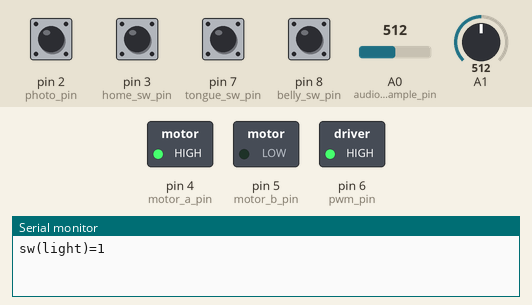
Simulated run of this sketch. Board: Arduino Uno, built with avr-gcc and run on an emulated ATmega328P. On the bench: switched loads named in the sketch (green lamp = pin HIGH), the last lines printed to the serial monitor. Dashed ring = blinking. The test bench sets the inputs (shaded band); at power-on: pin 2 (photo_pin), pin 3 (home_sw_pin), pin 7 (tongue_sw_pin), pin 8 (belly_sw_pin) HIGH, A0 (audio_sample_pin) = 512, A1 = 512.

Above: at 1.4 s.
1.5 s: A0 (audio_sample_pin) set to 7
3.1 s: A0 (audio_sample_pin) set to 4
At 4.7 s:
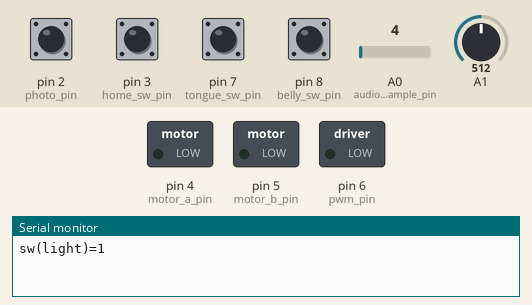
6.1 s: pin 7 (tongue_sw_pin) pulled LOW for 0.15 s
At 7.2 s:
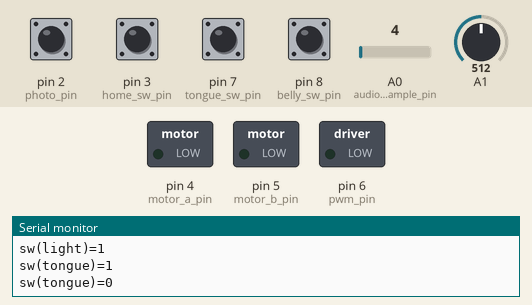
Timing chart, 0 to 9.1 s (numbered marks = the images above; inputs shaded):
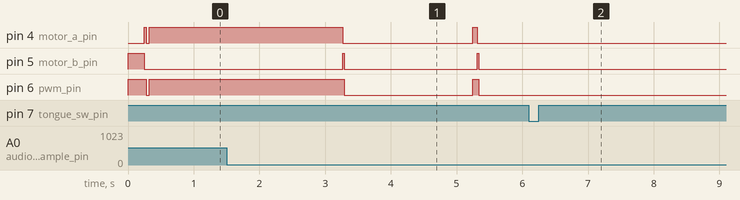

Measured:
- the behaviour switches between 6 and 5 on A0 (audio_sample_pin) (found by bisection; images 0 and 1)
- after the input at 1.5 s, every drawn part: stays the same
- after the input at 3.1 s, pin 4 (motor_a_pin): HIGH → LOW after 0.16 s, → HIGH 2.0 s later, → LOW 0.06 s later; pin 5 (motor_b_pin): alternates HIGH for 0.02 s and LOW for 2.0 s, starting after 0.16 s; pin 6 (pwm_pin): HIGH → LOW after 0.19 s, → HIGH 2.0 s later, → LOW 0.09 s later
- after the input at 6.1 s, pin 4 (motor_a_pin), pin 5 (motor_b_pin), pin 6 (pwm_pin): stops changing and stays LOW

The sketch:

furby.ino
```cpp
/* Furby :) */

#define cam_stop_event 1
#define cam_home_event 2
#define timeout_event 3

#define no_op 0
#define motor_stop_op 1
#define motor_quick_stop_op 2
#define motor_forward_op 3
#define motor_backward_op 4
#define cam_goto_op 5
#define lip_sync_enable_op 6

const boolean quiet = true;

const int photo_int = 0; // pin 2
const int photo_pin = 2;
const int home_sw_int = 1; // pin 3
const int home_sw_pin = 3;
const int audio_sample_pin = A0;
const int motor_a_pin = 4;
const int motor_b_pin = 5;
const int pwm_pin = 6;
const int tongue_sw_pin = 7;
const int belly_sw_pin = 8;
const int cam_max = 200;
const int cam_half_max = 100;
const long end_of_time = 2147483647;

boolean motor_enabled = true;

volatile int cam_count = 0;
volatile int cam_position = 0;
volatile boolean cam_home_reached = false;
volatile boolean cam_stop_reached = false;
boolean timeout_reached = false;
char cam_direction = 0;
byte cam_stop_op = no_op;
byte cam_stop_op_param = 0;
byte cam_home_op = no_op;
byte cam_home_op_param = 0;
long timeout = end_of_time;
byte timeout_op = no_op;
byte timeout_op_param = 0;

boolean lip_sync_enable = true;
byte last_sample = 0;
int recent_samples[8];
int recent_samples_ptr = 0;

boolean belly_sw_state = false;
boolean belly_sw_prev_state = false;
boolean tongue_sw_state = false;
boolean tongue_sw_prev_state = false;
boolean light_sw_state = false;
boolean light_sw_prev_state = false;

char input[24];
int input_ptr = 0;
int input_read = 0;

void setup() {
  pinMode(photo_pin, INPUT_PULLUP);
  digitalWrite(photo_pin, HIGH);
  pinMode(motor_a_pin, OUTPUT);
  digitalWrite(motor_a_pin, LOW);
  pinMode(motor_b_pin, OUTPUT);
  digitalWrite(motor_b_pin, LOW);
  pinMode(pwm_pin, OUTPUT);
  digitalWrite(pwm_pin, LOW);
  pinMode(home_sw_pin, INPUT_PULLUP);
  digitalWrite(home_sw_pin, HIGH);
  pinMode(tongue_sw_pin, INPUT_PULLUP);
  digitalWrite(tongue_sw_pin, HIGH);
  pinMode(belly_sw_pin, INPUT_PULLUP);
  digitalWrite(belly_sw_pin, HIGH);
  analogReference(INTERNAL); // set vref = 1.1v
  for (int i = 0; i < 8; i++) {
    recent_samples[i] = 0;
  }
  Serial.begin(115200);
  attachInterrupt(photo_int, count, FALLING);
  attachInterrupt(home_sw_int, countHome, FALLING);

  setDirectionAndSpeed(1, 10);
  delay(250);
}

void count() {
  cam_count--;
  if (cam_count == 0) {
    cam_stop_reached = true;
  }
  cam_position = (cam_direction + cam_position) % cam_max;
}

void countHome() {
  cam_position = 0 - cam_direction * 2;
  cam_home_reached = true;
}

void setDirectionAndSpeed(char dir, byte spd) {
  char d = min(max(dir, -1), 1);
  byte s = min(max(spd, 0), 10);
  if (s == 0) d = 0;
  else if (d == 0) s = 0;
  cam_direction = d;
  if (!quiet) {
    Serial.write("setDirectionAndSpeed(dir=");
    Serial.print(d);
    Serial.write(",spd=");
    Serial.print(s);
    Serial.write(")");
    Serial.println();
  }
  digitalWrite(motor_a_pin, cam_direction < 0);
  digitalWrite(motor_b_pin, cam_direction > 0);
  if (cam_direction == 0 || s == 0 || !motor_enabled) {
    digitalWrite(pwm_pin, LOW);
  } else {
    analogWrite(pwm_pin, map(spd + 12, 0, 22, 0, 255));
  }
}

void camMove(int p) {
  int c = cam_position + cam_direction * 5;
  int delta = (c + cam_max - p) % cam_max;
  if (delta > cam_half_max) {
    if (cam_direction == 1) {
      processOp(motor_quick_stop_op, 10);
    } else if (cam_direction == 0) {
      cam_count = abs(p);
      setEventOp(cam_stop_event, motor_quick_stop_op, 10, 0);
      processOp(motor_backward_op, 10);
    } else {
      cam_count = abs(p);
      setEventOp(cam_stop_event, motor_quick_stop_op, 10, 0);
    }
  } else {
    if (cam_direction == -1) {
      processOp(motor_quick_stop_op, 10);
    } else if (cam_direction == 0) {
      cam_count = abs(p);
      setEventOp(cam_stop_event, motor_quick_stop_op, 10, 0);
      processOp(motor_forward_op, 10);
    } else {
      cam_count = abs(p);
      setEventOp(cam_stop_event, motor_quick_stop_op, 10, 0);
    }
  }
}

void camGoto(byte pos) {
  if (pos == 0) { // home
    if (digitalRead(home_sw_pin) == LOW || cam_position == 0) {
        // already there
        if (cam_direction != 0) {
          processOp(motor_quick_stop_op, 10);
        }
        return;
    }
    if (!quiet) {
      Serial.write("goto: home    current=");
      Serial.println(cam_position);
    }
    setEventOp(cam_home_event, motor_quick_stop_op, 10, 0);
    int c = cam_position + cam_direction * 5;
    if (c < cam_half_max) {
      if (cam_direction >= 0) {
        processOp(motor_backward_op, 7);
      }
    } else {
      if (cam_direction <= 0) {
        processOp(motor_forward_op, 7);
      }
    }
    return;
  }
  int desired_pos = map(pos % 100, 0, 100, 0, cam_max);
  if (!quiet) {
    Serial.write("goto: ");
    Serial.print(pos);
    Serial.write("    (");
    Serial.print(desired_pos);
    Serial.write(")");
    Serial.println();
  }
  camMove(desired_pos - cam_position);
}

void setEventOp(byte event, byte op, byte param, int ms) {
  switch (event) {
    case cam_stop_event:
      noInterrupts();
      cam_home_op = no_op;
      cam_stop_op = op;
      cam_stop_op_param = param;
      interrupts();
      break;
    case cam_home_event:
      noInterrupts();
      cam_stop_op = no_op;
      cam_home_op = op;
      cam_home_op_param = param;
      interrupts();
      break;
    case timeout_event:
      timeout = millis() + ms;
      timeout_op = op;
      timeout_op_param = param;
      break;
  }
}

void processOp(byte op, byte param) {
  switch (op) {
    case motor_stop_op: // motor stop
      if (cam_direction != 0) {
        if (!quiet) {
          Serial.write("stop!");
          Serial.println();
        }
        setDirectionAndSpeed(0, 0);
      }
      break;
    case motor_quick_stop_op: // motor quick stop
      if (cam_direction != 0) {
        if (!quiet) {
          Serial.write("quick stop! @ ");
          Serial.println(param);
        }
        setEventOp(timeout_event, motor_stop_op, 0, 25);
        setDirectionAndSpeed(0 - cam_direction, param);
      }
      break;
    case motor_forward_op: // motor forward
      if (!quiet) {
        Serial.write("forward @ ");
        Serial.println(param);
      }
      setDirectionAndSpeed(1, param);
      break;
    case motor_backward_op: // motor backward
      if (!quiet) {
        Serial.write("backward @ ");
        Serial.println(param);
      }
      setDirectionAndSpeed(-1, param);
      break;
    case cam_goto_op: // cam goto
      camGoto(param);
      break;
    case lip_sync_enable_op:
      lip_sync_enable = param != 0;
      break;
  }
}

void sendSwitchState(char* name, boolean state) { // sw(belly)=1
    Serial.write("sw(");
    Serial.write(name);
    Serial.write(")=");
    if (state) {
      Serial.write("1");
    } else {
      Serial.write("0");
    }
    Serial.println();
}

int parseIntFromInput() {
  boolean neg = false;
  if (input[input_read] == '-') {
    if (input_read >= 23) return 0;
    char ch = input[input_read++];
    if (ch < '0' || ch > '9') {
      return 0; // only found a "-", not a number
    }
    neg = true;
    input_read++;
  }
  int j = min(input_read + 4, 24);
  int value = 0;
  while (input_read < j) {
    char ch = input[input_read];
    if (ch >= '0' && ch <= '9') {
      value = value * 10 + (ch - '0');
      input_read++;
    } else if (neg) {
      return 0 - value;
    } else {
      return value;
    }
  }
}

void handleInput() { // op(code,param)
//  if (!quiet) {
    Serial.write("Handling input: ");
    for (int i = 0; i < input_ptr; i++) {
      Serial.write(input[i]);
    }
//  }
  if (input[0] == 'o' && input[1] == 'p' && input[2] == '(') {
    input_read = 3;
    byte op = parseIntFromInput();
    if (input_read > 22 || input[input_read] != ',') {
      return; // malformed
    }
    input_read++;
    byte param = parseIntFromInput();
    if (input_read > 22 || input[input_read] != ')' || input[input_read + 1] != '\n') {
      return; // malformed
    }
//    if (!quiet) {
      Serial.write("Handling input: processOp(");
      Serial.print(op);
      Serial.write(",");
      Serial.print(param);
      Serial.write(")");
      Serial.println();
//    }
    processOp(op, param);
  }
}

void loop() {

  // process events
  if (cam_stop_reached) {
    cam_stop_reached = false;
    if (cam_stop_op != no_op) {
      if (!quiet) {
        Serial.write("Handling event: stop_reached_event - ");
        Serial.println(cam_stop_op);
      }
      byte op = cam_stop_op;
      cam_stop_op = no_op;
      processOp(op, cam_stop_op_param);
      return; // run the loop again
    }
  }
  if (cam_home_reached) {
    cam_home_reached = false;
    if (cam_home_op != no_op) {
      if (!quiet) {
        Serial.write("Handling event: home_reached_event - ");
        Serial.println(cam_home_op);
      }
      byte op = cam_home_op;
      cam_home_op = no_op;
      processOp(op, cam_home_op_param);
      return; // run the loop again
    }
  }

  long now = millis();

//  if (motor_enabled && now > 10000) {
//    setDirectionAndSpeed(0,0);
//    Serial.write("motor disabled!");
//    Serial.println();
//    motor_enabled = false;
//    return;
//  }

  if (timeout_op != no_op && timeout <= now) {
    if (!quiet) {
      Serial.write("Handling event: timeout_event - ");
      Serial.println(timeout_op);
    }
    byte op = timeout_op;
    timeout_op = no_op;
    processOp(op, timeout_op_param);
    return;
  }

  byte current_sample = now >> 6; // update every 4ms - 250/s
  if (lip_sync_enable && last_sample != current_sample) {
    last_sample = current_sample;
    int sample = analogRead(audio_sample_pin);
    recent_samples[recent_samples_ptr] = sample;
    long sum = 0;
    int ptr = recent_samples_ptr;
    for (int i = 8; i > 0; i--) {
      sum += recent_samples[ptr] * i;
      ptr--;
      if (ptr < 0) {
        ptr += 8;
      }
    }
    recent_samples_ptr = (recent_samples_ptr + 1) & 7;
    if (sum < 200) {
      camGoto(0);
    } else {
      camGoto(15);
    }
    if (light_sw_state) {
      light_sw_state = analogRead(A1) > 150;
    } else {
      light_sw_state = analogRead(A1) > 250;
    }
    return;
  }

  while (Serial.available() > 0) {
    char ch = Serial.read();
    if (input_ptr < 24) {
      input[input_ptr] = ch;
      input_ptr++;
    }
    if (ch == '\n') {
      if (input_ptr < 24) {
        handleInput();
      }
      input_ptr = 0;
    }
  }

  belly_sw_state = digitalRead(belly_sw_pin) == LOW;
  if (belly_sw_state != belly_sw_prev_state) {
    belly_sw_prev_state = belly_sw_state;
    sendSwitchState("belly", belly_sw_state);
  }

  tongue_sw_state = digitalRead(tongue_sw_pin) == LOW;
  if (tongue_sw_state != tongue_sw_prev_state) {
    tongue_sw_prev_state = tongue_sw_state;
    sendSwitchState("tongue", tongue_sw_state);
  }

  if (light_sw_state != light_sw_prev_state) {
    light_sw_prev_state = light_sw_state;
    sendSwitchState("light", light_sw_state);
  }
}
```
